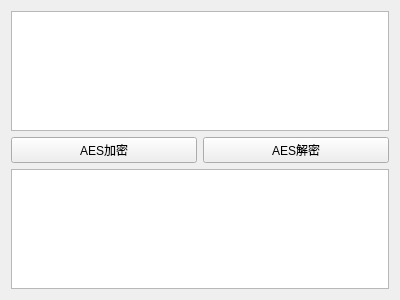
<?xml version="1.0" encoding="UTF-8"?>
<ui version="4.0">
 <class>Form</class>
 <widget class="QWidget" name="Form">
  <property name="geometry">
   <rect>
    <x>0</x>
    <y>0</y>
    <width>400</width>
    <height>300</height>
   </rect>
  </property>
  <property name="windowTitle">
   <string>Form</string>
  </property>
  <layout class="QVBoxLayout" name="verticalLayout_2">
   <item>
    <layout class="QVBoxLayout" name="verticalLayout">
     <item>
      <widget class="QTextEdit" name="text"/>
     </item>
     <item>
      <layout class="QHBoxLayout" name="horizontalLayout">
       <item>
        <widget class="QPushButton" name="encryp">
         <property name="text">
          <string>AES加密</string>
         </property>
        </widget>
       </item>
       <item>
        <widget class="QPushButton" name="decode">
         <property name="text">
          <string>AES解密</string>
         </property>
        </widget>
       </item>
      </layout>
     </item>
     <item>
      <widget class="QTextEdit" name="encryp_text"/>
     </item>
    </layout>
   </item>
  </layout>
 </widget>
 <resources/>
 <connections/>
</ui>
